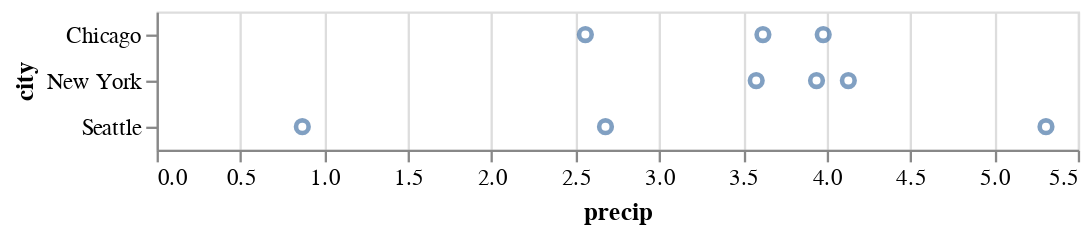

Source (notebook cell):
### Code cell
alt.Chart(df).mark_point().encode(
    alt.Y('city'), 
    x='precip', 
)

### Figure 1 — Vega-Lite specification as saved in the notebook (floating-point values rounded to 4 significant figures)
{"config": {"view": {"continuousWidth": 400, "continuousHeight": 300}}, "data": {"name": "data-fdfbb22e8e0e89f6556d8a3b434b0c97"}, "mark": "point", "encoding": {"x": {"type": "quantitative", "field": "precip"}, "y": {"type": "nominal", "field": "city"}}, "$schema": "https://vega.github.io/schema/vega-lite/v4.8.1.json", "datasets": {"data-fdfbb22e8e0e89f6556d8a3b434b0c97": [{"city": "Seattle", "month": "Apr", "precip": 2.68}, {"city": "Seattle", "month": "Aug", "precip": 0.87}, {"city": "Seattle", "month": "Dec", "precip": 5.31}, {"city": "New York", "month": "Apr", "precip": 3.94}, {"city": "New York", "month": "Aug", "precip": 4.13}, {"city": "New York", "month": "Dec", "precip": 3.58}, {"city": "Chicago", "month": "Apr", "precip": 3.62}, {"city": "Chicago", "month": "Aug", "precip": 3.98}, {"city": "Chicago", "month": "Dec", "precip": 2.56}]}}
